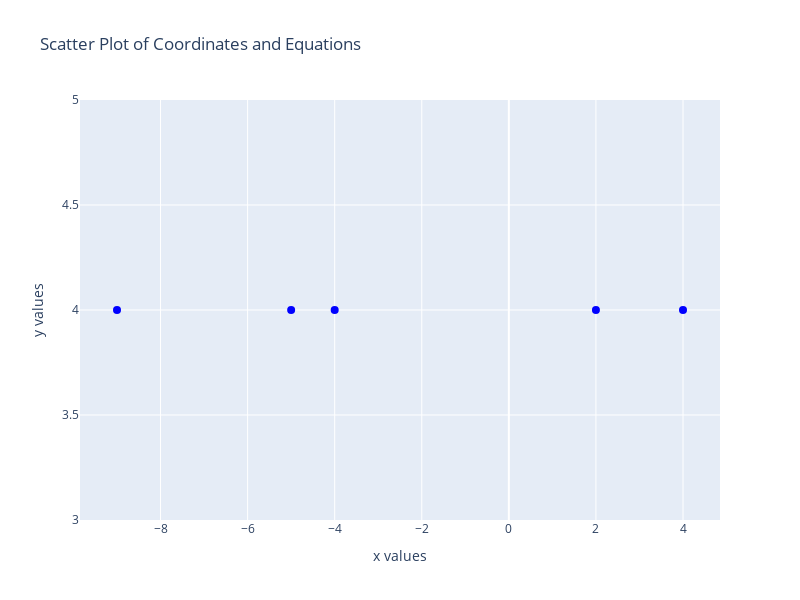
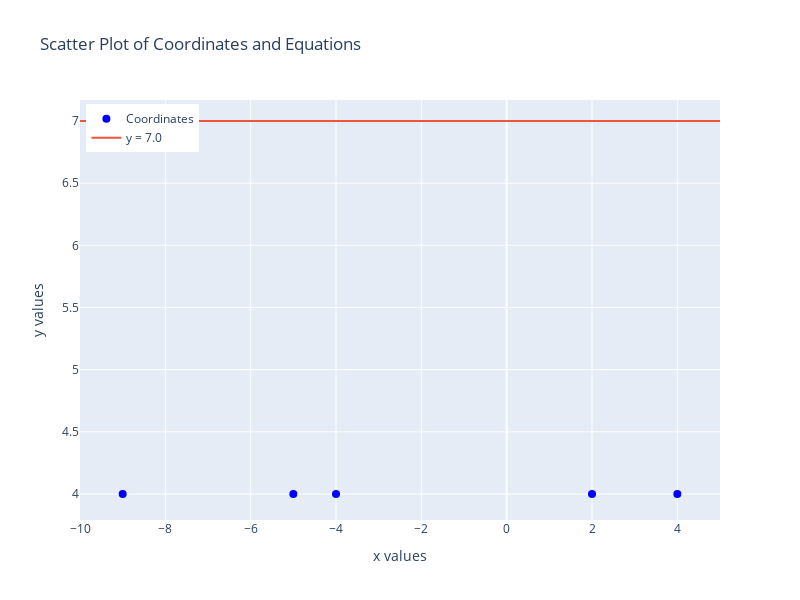

Here is the notebook cell these charts were saved with, in order:
### Code cell
play_game()

### Figure 1 — Plotly figure (JSON) as saved in the notebook; plotly's stock layout.template omitted (floating-point values rounded to 4 significant figures)
{"data": [{"marker": {"color": "blue", "size": 8}, "mode": "markers", "name": "Coordinates", "type": "scatter", "x": [4, -4, -9, 2, -5], "y": [4, 4, 4, 4, 4]}], "layout": {"height": 600, "legend": {"traceorder": "normal", "x": 0.01, "y": 0.99}, "title": {"text": "Scatter Plot of Coordinates and Equations"}, "width": 800, "xaxis": {"autorange": true, "range": [-9.85, 4.85], "title": {"text": "x values"}, "type": "linear"}, "yaxis": {"autorange": true, "range": [3, 5], "title": {"text": "y values"}, "type": "linear"}}}

### Figure 2 — Plotly figure (JSON) as saved in the notebook; plotly's stock layout.template omitted (floating-point values rounded to 4 significant figures; data arrays with more than 128 entries replaced by an {"elided": "..."} marker saying what was removed)
{"data": [{"marker": {"color": "blue", "size": 8}, "mode": "markers", "name": "Coordinates", "type": "scatter", "x": [4, -4, -9, 2, -5], "y": [4, 4, 4, 4, 4]}, {"mode": "lines", "name": "y = 7.0", "type": "scatter", "x": {"elided": "400 float values"}, "y": {"elided": "400 int values"}}], "layout": {"height": 600, "legend": {"traceorder": "normal", "x": 0.01, "y": 0.99}, "title": {"text": "Scatter Plot of Coordinates and Equations"}, "width": 800, "xaxis": {"autorange": true, "range": [-10, 5], "title": {"text": "x values"}, "type": "linear"}, "yaxis": {"autorange": true, "range": [3.791, 7.169], "title": {"text": "y values"}, "type": "linear"}}}
